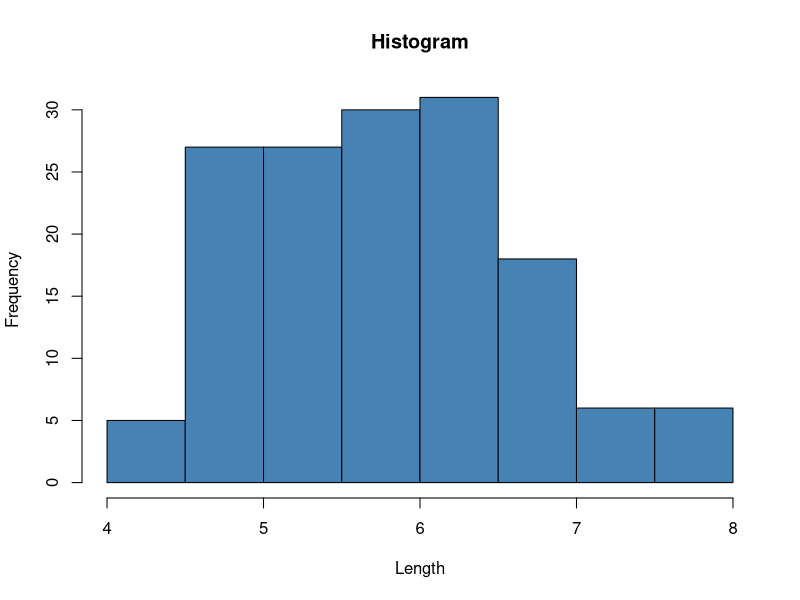
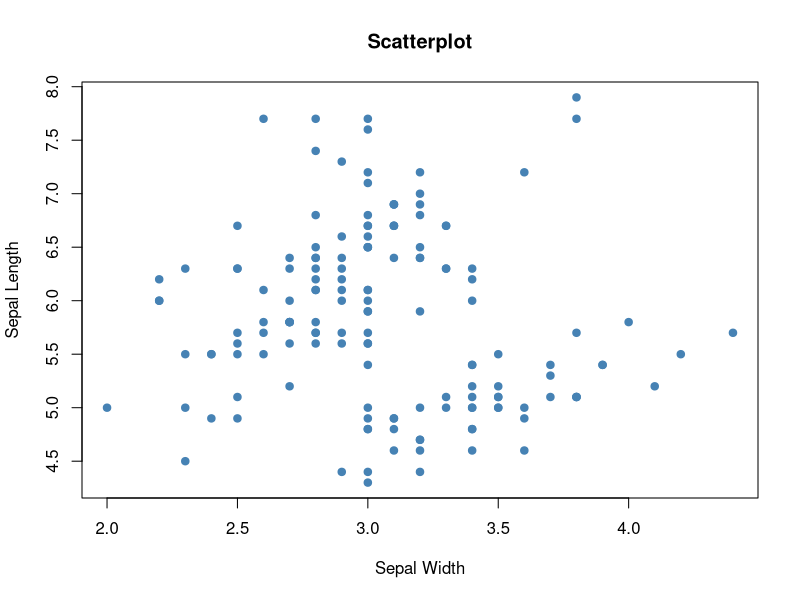
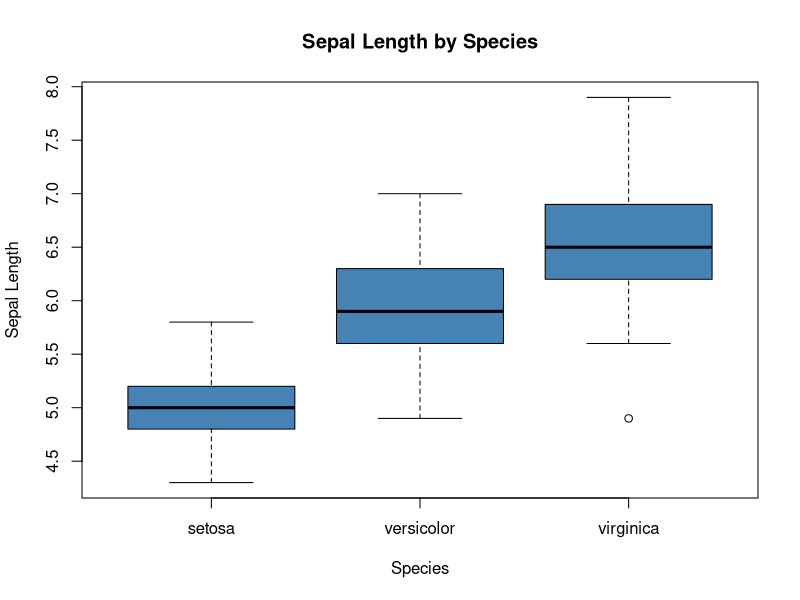
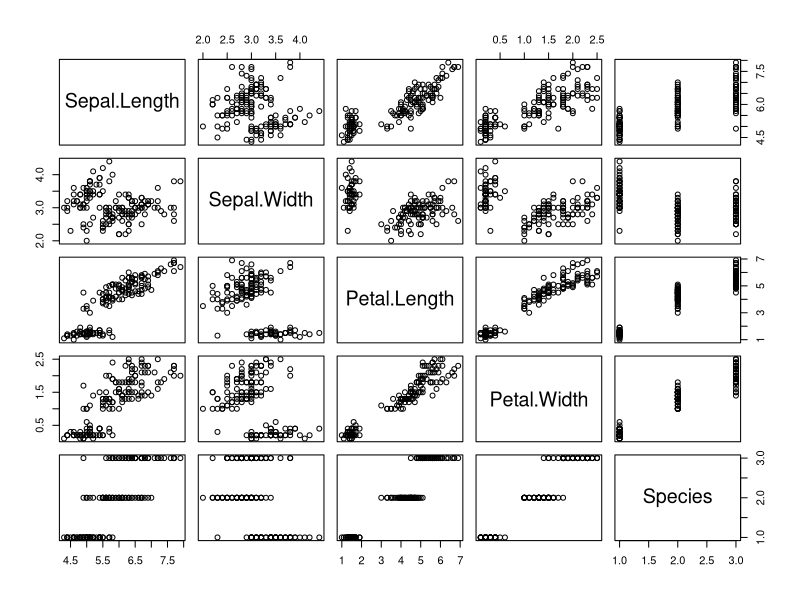
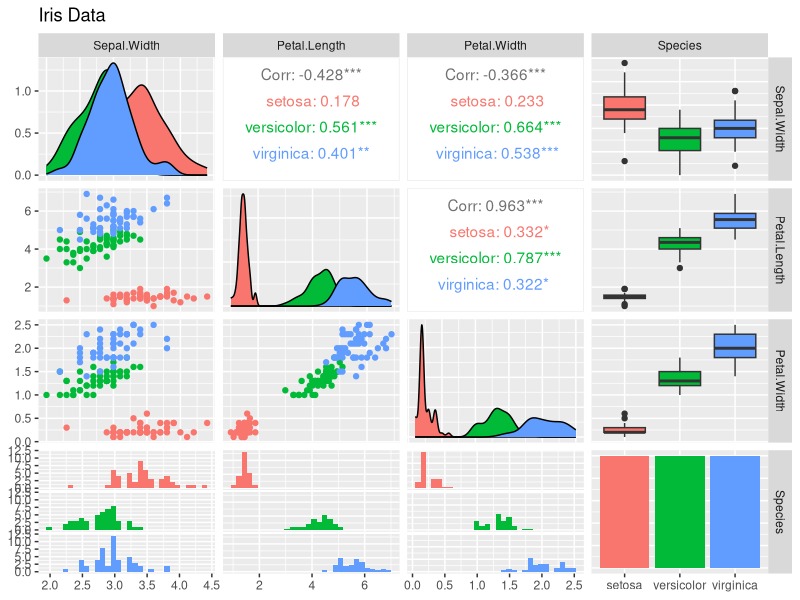
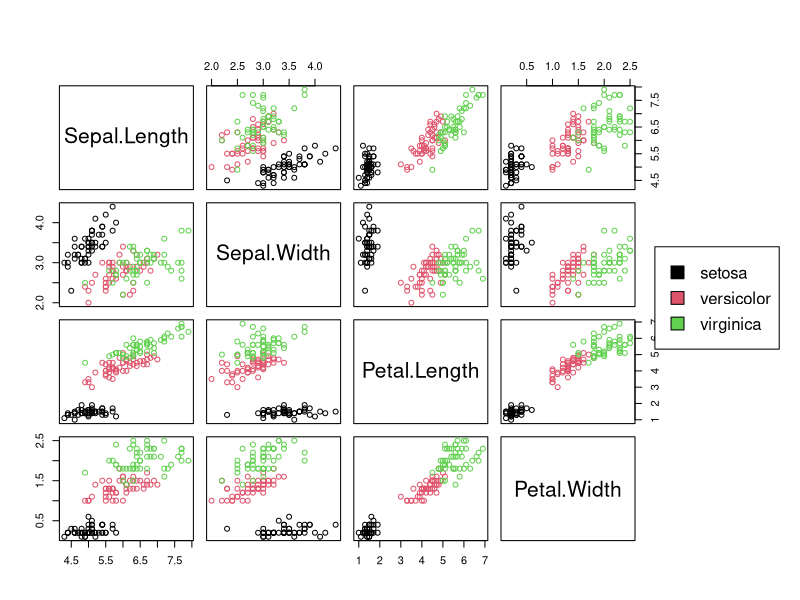

Write R code to recreate these figures, in order. (Note: this script raises an error after producing the figures.)
gender <- factor(c("man", "man", "woman","man"))
gender
summary(gender)

data(iris)
head(iris)
summary(iris)
dim(iris)
names(iris)

hist(iris$Sepal.Length,
     col='steelblue',
     main='Histogram',
     xlab='Length',
     ylab='Frequency')

plot(iris$Sepal.Width, iris$Sepal.Length,
     col='steelblue',
     main='Scatterplot',
     xlab='Sepal Width',
     ylab='Sepal Length',
     pch=19)

boxplot(Sepal.Length~Species,
        data=iris,
        main='Sepal Length by Species',
        xlab='Species',
        ylab='Sepal Length',
        col='steelblue',
        border='black')

plot(iris)
str(iris)
sapply(iris, function(x) sum(is.na(x)))

data = iris[,-1]

library(GGally)
ggpairs(data, columns=1:4, aes(color=Species)) +   ggtitle("Iris Data ")

pairs(iris[,1:4],col=iris[,5],oma=c(4,4,6,12))
par(xpd=TRUE)
legend(0.85,0.6, as.vector(unique(iris$Species)),fill=c(1,2,3))


set.seed(101)
irisCluster <- kmeans(data[,1:4], center=3, nstart=20)
irisCluster

packageSet <- c("car", "abind", "aplpack", "colorspace", "effects", "Hmisc",
                "leaps", "zoo", "lmtest", "mvtnorm", "multcomp", "relimp", "rgl", "RODBC",
                "clv", "rpart.plot", "flexclust", "e1071", "sem", "Rcmdr","foreign","tree","rpart","rattle","ipred","randomForest","dplyr","sqldf","genalg","corrplot","caret","nnet","RSNNS","NeuralNetTools","devtools","kohonen","tidyverse","caTools","XLConnect")
install.packages(packageSet)
rm(packageSet)